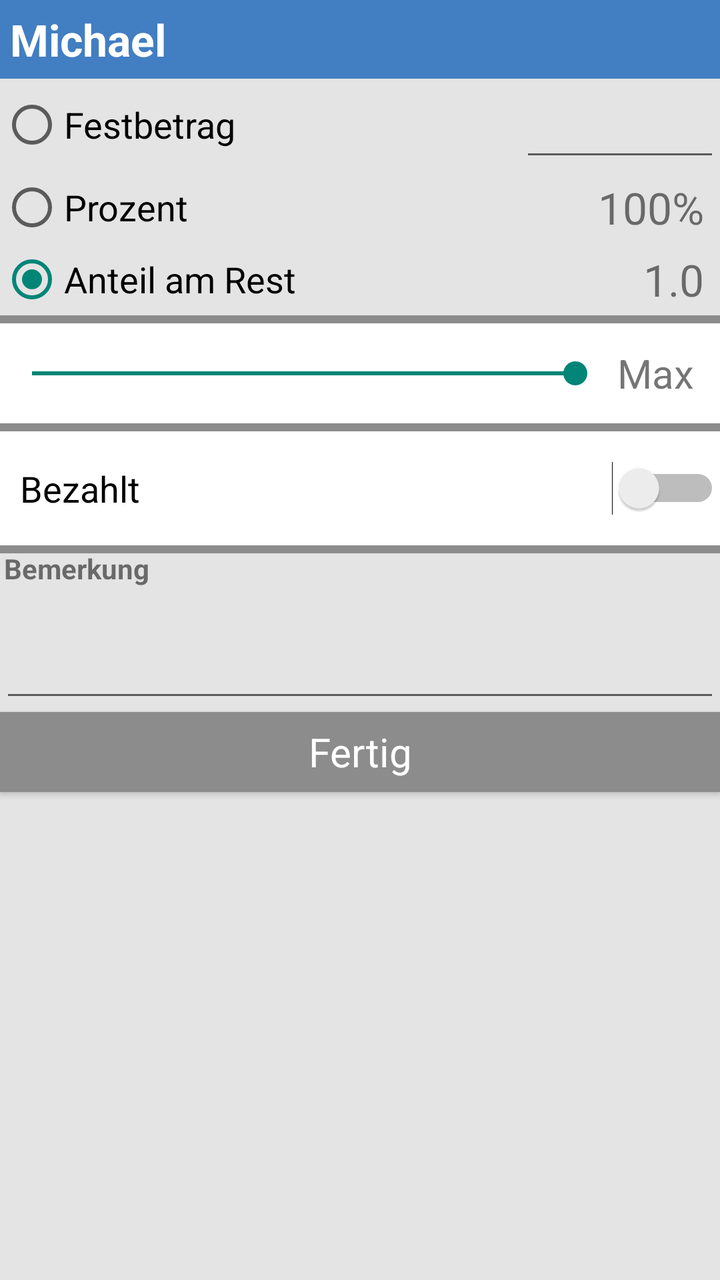
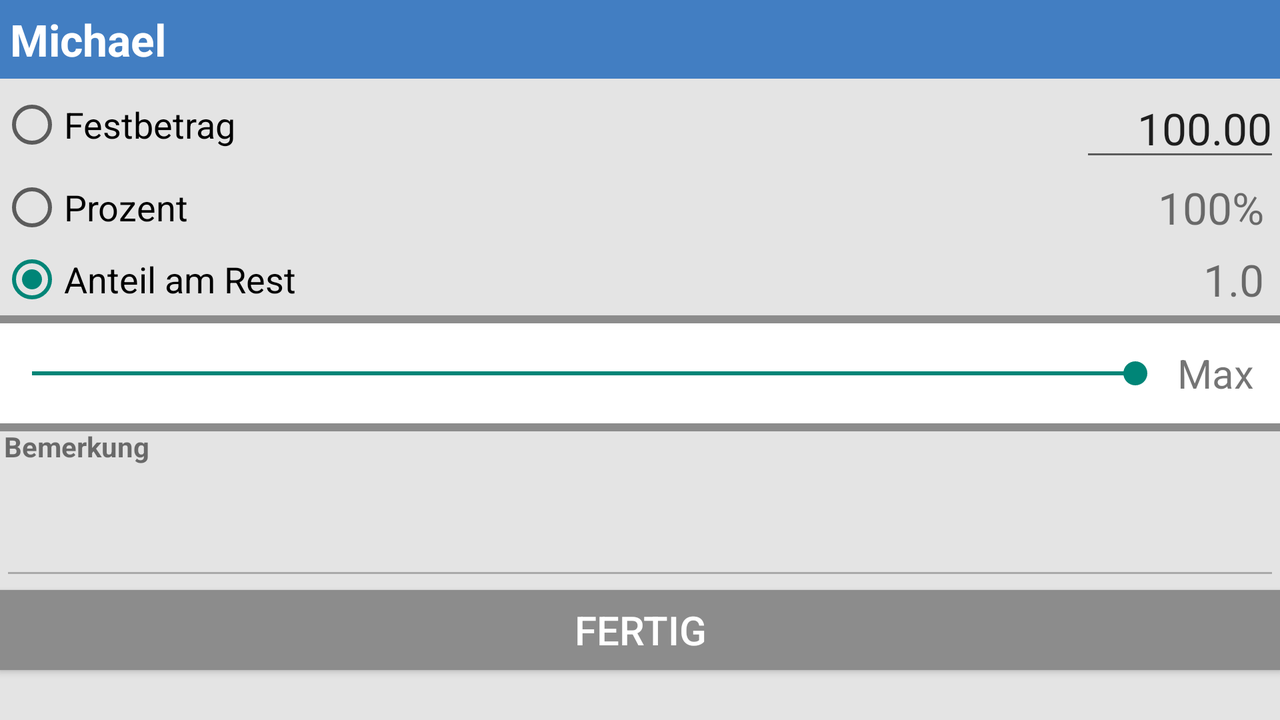

Compare how this app lays out the same screen by default and in its alternative resource folder. The renders come first, then the two layout files and the values they reference.
<!-- AndroidManifest.xml: application theme AppTheme -->
<!-- res/layout/dialog_cost_distribution_details.xml -->
<?xml version="1.0" encoding="utf-8"?>
<RelativeLayout xmlns:android="http://schemas.android.com/apk/res/android"
    android:layout_width="fill_parent"
    android:layout_height="wrap_content"
    android:background="#e4e4e4"
    android:orientation="horizontal"
    android:padding="0dip"
    android:paddingLeft="0dip"
    android:paddingRight="0dip"
    android:paddingBottom="3dip"
    android:paddingTop="3dip">

    

    <TextView
        android:layout_width="fill_parent"
        android:layout_height="wrap_content"
        android:text="Michael"
        android:id="@+id/costDistributionTitleTv"
        android:textSize="22sp"
        android:textStyle="bold"
        android:background="#427ec2"
        android:textColor="#ffffff"
        android:padding="5dip" />

    <RadioGroup
        android:layout_width="match_parent"
        android:layout_height="wrap_content"
        android:layout_alignParentTop="false"
        android:layout_below="@+id/costDistributionTitleTv"
        android:id="@+id/invoiceDetailsCostDistributionRadioGroup">

        <RelativeLayout
            android:layout_width="match_parent"
            android:layout_height="wrap_content"
            android:background="#e4e4e4"
            android:id="@+id/sumInputRl"
            android:focusable="true"
            android:focusableInTouchMode="true">

            <RadioButton
                android:layout_width="match_parent"
                android:layout_height="40dip"
                android:text="Festbetrag"
                android:id="@+id/costDistributionRadioButtonFixedAmount"
                android:background="#e4e4e4"
                android:textColor="#000000"
                android:layout_toLeftOf="@+id/costDistributionFixedAmountEt"
                android:layout_centerVertical="true"
                android:textSize="18sp"
                android:gravity="center_vertical" />

            <EditText
                android:layout_width="100dip"
                android:layout_height="wrap_content"
                android:inputType="numberDecimal"
                android:imeOptions="flagNoExtractUi"
                android:ems="10"
                android:id="@+id/costDistributionFixedAmountEt"
                android:gravity="right"
                android:textSize="22sp"
                android:layout_alignParentTop="true"
                android:layout_alignParentRight="true"
                android:layout_alignParentEnd="true"
                android:selectAllOnFocus="true" />

            <EditText
                android:focusable="true"
                android:id="@+id/costDistributionSumDummyEt"
                android:focusableInTouchMode="true"
                android:layout_width="0px"
                android:layout_height="0px"/>

        </RelativeLayout>

        <RelativeLayout
            android:layout_width="match_parent"
            android:layout_height="wrap_content"
            android:background="#e4e4e4" >

            <RadioButton
                android:layout_width="match_parent"
                android:layout_height="36dip"
                android:text="Prozent"
                android:id="@+id/costDistributionRadioButtonPercent"
                android:textColor="#000000"
                android:background="#e4e4e4"
                android:textSize="18sp"
                android:layout_centerVertical="true"
                android:layout_toLeftOf="@+id/costDistributionPercentageTv"
                android:gravity="center_vertical" />

            <TextView
                android:layout_width="wrap_content"
                android:layout_height="wrap_content"
                android:text="100%"
                android:id="@+id/costDistributionPercentageTv"
                android:textSize="22sp"
                android:gravity="right"
                android:layout_centerVertical="true"
                android:layout_alignParentRight="true"
                android:layout_alignParentEnd="true"
                android:layout_marginRight="8dip" />

        </RelativeLayout>

        <RelativeLayout
            android:layout_width="match_parent"
            android:layout_height="wrap_content"
            android:background="#e4e4e4">

            <RadioButton
                android:layout_width="match_parent"
                android:layout_height="36dip"
                android:text="Anteil am Rest"
                android:id="@+id/costDistributionRadioButtonQuota"
                android:checked="true"
                android:textColor="#000000"
                android:background="#e4e4e4"
                android:textSize="18sp"
                android:layout_centerVertical="true"
                android:layout_toLeftOf="@+id/costDistributionQuotaTv"
                android:gravity="center_vertical" />

            <TextView
                android:layout_width="100dip"
                android:layout_height="wrap_content"
                android:inputType="numberDecimal"
                android:ems="10"
                android:id="@+id/costDistributionQuotaTv"
                android:text="1.0"
                android:textSize="22sp"
                android:layout_alignParentRight="true"
                android:layout_centerVertical="true"
                android:gravity="right"
                android:selectAllOnFocus="true"
                android:layout_marginRight="8dip" />

        </RelativeLayout>

        <RelativeLayout
            android:layout_width="match_parent"
            android:layout_height="wrap_content"
            android:background="#e4e4e4"
            android:visibility="gone">

            <RadioButton
                android:layout_width="match_parent"
                android:layout_height="wrap_content"
                android:text="Rest (variabel)"
                android:id="@+id/costDistributionRadioButtonRest"
                android:background="#e4e4e4"
                android:textColor="#000000"
                android:layout_toLeftOf="@+id/costDistributionRestTv"
                android:layout_centerVertical="true"
                android:textSize="18sp" />

            <TextView
                android:layout_width="120dip"
                android:layout_height="wrap_content"
                android:inputType="numberDecimal"
                android:ems="10"
                android:text="0,00"
                android:id="@+id/costDistributionRestTv"
                android:textSize="22sp"
                android:layout_alignParentTop="false"
                android:layout_alignParentRight="true"
                android:layout_alignParentEnd="true"
                android:gravity="right"
                android:paddingRight="12dip"
                android:layout_centerVertical="true" />
        </RelativeLayout>

    </RadioGroup>

    <View
        android:layout_width="fill_parent"
        android:layout_height="4dp"
        android:background="#8c8c8c"
        android:layout_below="@+id/invoiceDetailsCostDistributionRadioGroup"
        android:id="@+id/lineOne" />

    <RelativeLayout
        android:layout_width="match_parent"
        android:layout_height="50dip"
        android:layout_below="@+id/lineOne"
        android:id="@+id/relativeLayoutProgressBar"
        android:background="#ffffff">

        <SeekBar
            android:layout_width="wrap_content"
            android:layout_height="wrap_content"
            android:id="@+id/seekBar"
            android:max="100"
            android:progress="100"
            android:layout_marginTop="5dip"
            android:layout_toLeftOf="@+id/textView8"
            android:layout_centerVertical="true"
            android:layout_alignParentLeft="true"
            android:layout_marginRight="5dip" />

        <TextView
            android:layout_width="wrap_content"
            android:layout_height="wrap_content"
            android:text="Max"
            android:id="@+id/textView8"
            android:layout_gravity="center_horizontal"
            android:layout_alignParentRight="true"
            android:layout_alignParentEnd="true"
            android:layout_centerVertical="true"
            android:textSize="20sp"
            android:layout_marginRight="5dip"
            android:paddingRight="8dip" />

    </RelativeLayout>

    <View
        android:id="@+id/lineTwo"
        android:layout_width="fill_parent"
        android:layout_height="4dp"
        android:layout_below="@+id/relativeLayoutProgressBar"
        android:background="#8c8c8c" />

    <RelativeLayout
        android:id="@+id/alreadyPaidRl"
        android:layout_width="match_parent"
        android:layout_height="wrap_content"
        android:layout_below="@id/lineTwo"
        android:layout_alignParentStart="true"
        android:layout_alignParentLeft="true"
        android:layout_alignParentRight="true"
        android:background="#FFFFFF"
        android:visibility="visible">

        <Switch
            android:id="@+id/costPaidSw"
            android:layout_width="match_parent"
            android:layout_height="wrap_content"
            android:layout_alignParentRight="true"
            android:layout_centerVertical="true"
            android:layout_marginLeft="10dp"
            android:layout_marginTop="30dp"
            android:text="Bezahlt"
            android:textSize="18sp" />
    </RelativeLayout>

    <View
        android:layout_width="fill_parent"
        android:layout_height="4dp"
        android:layout_below="@id/alreadyPaidRl"
        android:background="#8c8c8c" />

    <Button
        style="@style/AppTheme"
        android:layout_width="100dip"
        android:layout_height="40dip"
        android:text="Fertig"
        android:id="@+id/costDistributionOkButton"
        android:background="#8c8c8c"
        android:textColor="#ffffff"
        android:textSize="20sp"
        android:layout_below="@+id/remarksEt"
        android:layout_alignParentLeft="true"
        android:layout_alignParentStart="true"
        android:layout_alignParentRight="true"
        android:layout_alignParentEnd="true" />

    <EditText
        android:id="@+id/remarksEt"
        android:layout_width="wrap_content"
        android:layout_height="wrap_content"
        android:layout_below="@id/textView13"
        android:layout_alignParentStart="true"
        android:layout_alignParentLeft="true"
        android:layout_alignParentEnd="true"
        android:layout_alignParentRight="true"
        android:allowUndo="true"
        android:inputType="textMultiLine"
        android:lines="2" />

    <TextView
        android:id="@+id/textView13"
        android:layout_width="wrap_content"
        android:layout_height="wrap_content"
        android:layout_below="@id/alreadyPaidRl"
        android:layout_alignParentStart="true"
        android:layout_alignParentLeft="true"
        android:layout_marginLeft="2dp"
        android:layout_marginTop="2dp"
        android:text="Bemerkung"
        android:textAppearance="?android:attr/textAppearanceSmall"
        android:textStyle="bold" />

</RelativeLayout>
<!-- resources referenced by this layout -->
<resources>
  <style name="AppTheme" parent="Theme.AppCompat.Light.DarkActionBar">
  
          <item name="colorPrimary">@color/colorPrimary</item>
      </style>
  <color name="colorPrimary">#324F6F</color>
</resources>
<!-- res/layout-land/dialog_cost_distribution_details.xml (the author's variant of the layout above) -->
<!-- drawn on the phone turned sideways -->
<?xml version="1.0" encoding="utf-8"?>
<RelativeLayout xmlns:android="http://schemas.android.com/apk/res/android"
    android:layout_width="fill_parent"
    android:layout_height="wrap_content"
    android:background="#e4e4e4"
    android:orientation="horizontal"
    android:padding="0dip"
    android:paddingLeft="0dip"
    android:paddingRight="0dip"
    android:paddingBottom="3dip"
    android:paddingTop="3dip">

    

    <TextView
        android:layout_width="fill_parent"
        android:layout_height="wrap_content"
        android:text="Michael"
        android:id="@+id/costDistributionTitleTv"
        android:textSize="22sp"
        android:textStyle="bold"
        android:background="#427ec2"
        android:textColor="#ffffff"
        android:padding="5dip" />

    <RadioGroup
        android:layout_width="match_parent"
        android:layout_height="wrap_content"
        android:layout_alignParentTop="false"
        android:layout_below="@+id/costDistributionTitleTv"
        android:id="@+id/invoiceDetailsCostDistributionRadioGroup">

        <RelativeLayout
            android:layout_width="match_parent"
            android:layout_height="wrap_content"
            android:background="#e4e4e4">

            <RadioButton
                android:layout_width="match_parent"
                android:layout_height="40dip"
                android:text="Festbetrag"
                android:id="@+id/costDistributionRadioButtonFixedAmount"
                android:background="#e4e4e4"
                android:textColor="#000000"
                android:layout_toLeftOf="@+id/costDistributionFixedAmountEt"
                android:layout_centerVertical="true"
                android:textSize="18sp"
                android:gravity="center_vertical" />

            <EditText
                android:layout_width="100dip"
                android:layout_height="wrap_content"
                android:inputType="numberDecimal"
                android:imeOptions="flagNoExtractUi"
                android:ems="10"
                android:text="100.00"
                android:id="@+id/costDistributionFixedAmountEt"
                android:gravity="right"
                android:textSize="22sp"
                android:layout_alignParentTop="true"
                android:layout_alignParentRight="true"
                android:layout_alignParentEnd="true"
                android:selectAllOnFocus="true" />

        </RelativeLayout>

        <RelativeLayout
            android:layout_width="match_parent"
            android:layout_height="wrap_content"
            android:background="#e4e4e4" >

            <RadioButton
                android:layout_width="match_parent"
                android:layout_height="36dip"
                android:text="Prozent"
                android:id="@+id/costDistributionRadioButtonPercent"
                android:textColor="#000000"
                android:background="#e4e4e4"
                android:textSize="18sp"
                android:layout_centerVertical="true"
                android:layout_toLeftOf="@+id/costDistributionPercentageTv"
                android:gravity="center_vertical" />

            <TextView
                android:layout_width="wrap_content"
                android:layout_height="wrap_content"
                android:text="100%"
                android:id="@+id/costDistributionPercentageTv"
                android:textSize="22sp"
                android:gravity="right"
                android:layout_centerVertical="true"
                android:layout_alignParentRight="true"
                android:layout_alignParentEnd="true"
                android:layout_marginRight="8dip" />

        </RelativeLayout>

        <RelativeLayout
            android:layout_width="match_parent"
            android:layout_height="wrap_content"
            android:background="#e4e4e4">

            <RadioButton
                android:layout_width="match_parent"
                android:layout_height="36dip"
                android:text="Anteil am Rest"
                android:id="@+id/costDistributionRadioButtonQuota"
                android:checked="true"
                android:textColor="#000000"
                android:background="#e4e4e4"
                android:textSize="18sp"
                android:layout_centerVertical="true"
                android:layout_toLeftOf="@+id/costDistributionQuotaTv"
                android:gravity="center_vertical" />

            <TextView
                android:layout_width="100dip"
                android:layout_height="wrap_content"
                android:inputType="numberDecimal"
                android:ems="10"
                android:id="@+id/costDistributionQuotaTv"
                android:text="1.0"
                android:textSize="22sp"
                android:layout_alignParentRight="true"
                android:layout_centerVertical="true"
                android:gravity="right"
                android:selectAllOnFocus="true"
                android:layout_marginRight="8dip" />

        </RelativeLayout>

        <RelativeLayout
            android:layout_width="match_parent"
            android:layout_height="wrap_content"
            android:background="#e4e4e4"
            android:visibility="gone">

            <RadioButton
                android:layout_width="match_parent"
                android:layout_height="wrap_content"
                android:text="Rest (variabel)"
                android:id="@+id/costDistributionRadioButtonRest"
                android:background="#e4e4e4"
                android:textColor="#000000"
                android:layout_toLeftOf="@+id/costDistributionRestTv"
                android:layout_centerVertical="true"
                android:textSize="18sp" />

            <TextView
                android:layout_width="120dip"
                android:layout_height="wrap_content"
                android:inputType="numberDecimal"
                android:ems="10"
                android:text="0,00"
                android:id="@+id/costDistributionRestTv"
                android:textSize="22sp"
                android:layout_alignParentTop="false"
                android:layout_alignParentRight="true"
                android:layout_alignParentEnd="true"
                android:gravity="right"
                android:paddingRight="12dip"
                android:layout_centerVertical="true" />
        </RelativeLayout>

    </RadioGroup>

    <View
        android:layout_width="fill_parent"
        android:layout_height="4dp"
        android:background="#8c8c8c"
        android:layout_below="@+id/invoiceDetailsCostDistributionRadioGroup"
        android:id="@+id/lineOne" />

    <RelativeLayout
        android:layout_width="match_parent"
        android:layout_height="50dip"
        android:layout_below="@+id/lineOne"
        android:id="@+id/relativeLayoutProgressBar"
        android:background="#ffffff">

        <SeekBar
            android:layout_width="wrap_content"
            android:layout_height="wrap_content"
            android:id="@+id/seekBar"
            android:max="100"
            android:progress="100"
            android:layout_marginTop="5dip"
            android:layout_toLeftOf="@+id/textView8"
            android:layout_centerVertical="true"
            android:layout_alignParentLeft="true"
            android:layout_marginRight="5dip" />

        <TextView
            android:layout_width="wrap_content"
            android:layout_height="wrap_content"
            android:text="Max"
            android:id="@+id/textView8"
            android:layout_gravity="center_horizontal"
            android:layout_alignParentRight="true"
            android:layout_alignParentEnd="true"
            android:layout_centerVertical="true"
            android:textSize="20sp"
            android:layout_marginRight="5dip"
            android:paddingRight="8dip" />

    </RelativeLayout>

    <View
        android:layout_width="fill_parent"
        android:layout_height="4dp"
        android:background="#8c8c8c"
        android:layout_below="@+id/relativeLayoutProgressBar" />

    <RelativeLayout
        android:layout_width="match_parent"
        android:layout_height="40dip"
        android:layout_below="@+id/relativeLayoutProgressBar"
        android:layout_alignParentLeft="true"
        android:layout_alignParentStart="true"
        android:layout_alignParentRight="true"
        android:background="#747474"
        android:id="@+id/relativeLayout"
        android:visibility="gone">

        <EditText
            android:layout_width="100dip"
            android:layout_height="wrap_content"
            android:inputType="numberDecimal"
            android:text="0"
            android:id="@+id/costDistributionPaidEt"
            android:textSize="22sp"
            android:gravity="right"
            android:layout_alignParentTop="false"
            android:layout_alignParentRight="true"
            android:layout_alignParentBottom="false"
            android:layout_centerVertical="true"
            android:ems="10"
            android:selectAllOnFocus="true"
            android:textColor="#ffffff" />

        <TextView
            android:layout_width="wrap_content"
            android:layout_height="wrap_content"
            android:text="Bereits bezahlt"
            android:id="@+id/textView4"
            android:layout_alignParentLeft="true"
            android:layout_alignParentTop="true"
            android:layout_alignParentBottom="true"
            android:layout_toLeftOf="@+id/costDistributionPaidEt"
            android:gravity="center_vertical"
            android:textColor="#ffffff"
            android:textSize="20sp"
            android:paddingLeft="5dip"
            android:textStyle="bold" />
    </RelativeLayout>

    <Button
        style="?android:attr/buttonStyleSmall"
        android:layout_width="100dip"
        android:layout_height="40dip"
        android:text="Fertig"
        android:id="@+id/costDistributionOkButton"
        android:background="#8c8c8c"
        android:textColor="#ffffff"
        android:textSize="20sp"
        android:layout_below="@+id/remarksEt"
        android:layout_alignParentLeft="true"
        android:layout_alignParentStart="true"
        android:layout_alignParentRight="true"
        android:layout_alignParentEnd="true" />

    <EditText
        android:layout_width="wrap_content"
        android:layout_height="wrap_content"
        android:id="@+id/remarksEt"
        android:inputType="textMultiLine"
        android:layout_below="@+id/textView13"
        android:layout_alignParentRight="true"
        android:layout_alignParentEnd="true"
        android:layout_alignParentLeft="true"
        android:layout_alignParentStart="true"
        android:editable="true"
        android:enabled="false"
        android:lines="2"
        android:allowUndo="true" />

    <TextView
        android:layout_width="wrap_content"
        android:layout_height="wrap_content"
        android:textAppearance="?android:attr/textAppearanceSmall"
        android:text="Bemerkung"
        android:id="@+id/textView13"
        android:layout_below="@+id/relativeLayoutProgressBar"
        android:layout_alignParentLeft="true"
        android:layout_alignParentStart="true"
        android:layout_marginLeft="2dp"
        android:layout_marginTop="2dp"
        android:textStyle="bold" />

</RelativeLayout>
